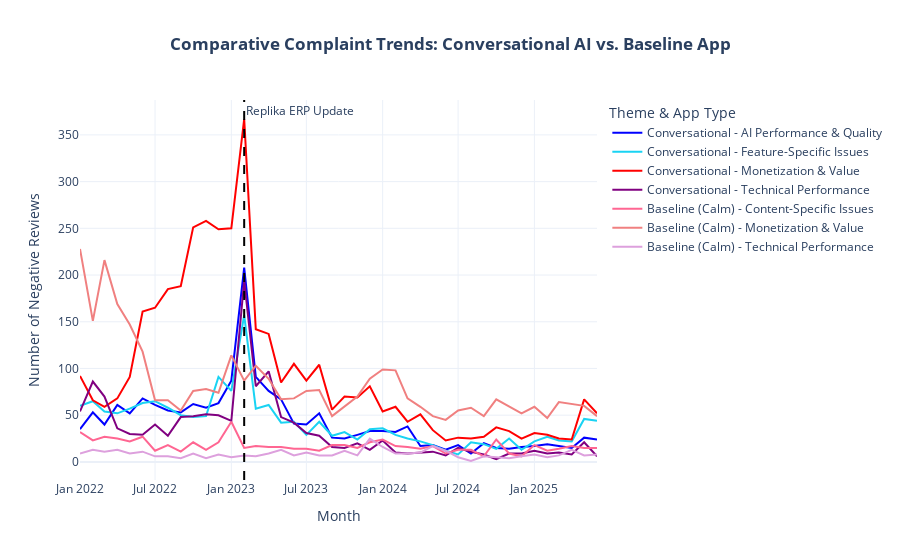

Notebook source saved alongside this figure:
### Code cell
# This assumes you have 'df_conv' and 'df_base' loaded and themed.
# --- The Final Comparative Time Series Chart ---

# 1. Prepare conversational data
df_conv["date"] = pd.to_datetime(df_conv["date"], errors="coerce")
conv_time = df_conv[
    ~df_conv["theme"].isin(["Outliers / Generic", "Other/Misc.", "Uncategorized"])
]
conv_trends = (
    conv_time.groupby([pd.Grouper(key="date", freq="M"), "theme"])
    .size()
    .reset_index(name="review_count")
)
conv_trends["month"] = conv_trends["date"].dt.to_period("M").dt.to_timestamp()
conv_trends["App Type"] = "Conversational"

# 2. Prepare baseline data
df_base["date"] = pd.to_datetime(df_base["date"], errors="coerce")
base_time = df_base[
    ~df_base["theme"].isin(["Outliers / Generic", "Other/Misc.", "Uncategorized"])
]
base_trends = (
    base_time.groupby([pd.Grouper(key="date", freq="M"), "theme"])
    .size()
    .reset_index(name="review_count")
)
base_trends["month"] = base_trends["date"].dt.to_period("M").dt.to_timestamp()
base_trends["App Type"] = "Baseline (Calm)"

# 3. Combine the data
combined_trends = pd.concat([conv_trends, base_trends])

# 4. Create a unique 'series' column for plotting
combined_trends["series"] = (
    combined_trends["App Type"] + " - " + combined_trends["theme"]
)

# 5. Create the Visualization
fig_comp_time = px.line(
    combined_trends,
    x="month",
    y="review_count",
    color="series",  # Plot each combination as a separate line
    title="<b>Comparative Complaint Trends: Conversational AI vs. Baseline App</b>",
    labels={"month": "Month", "review_count": "Number of Negative Reviews"},
    template="plotly_white",
    # Use a custom color map to group related themes visually
    color_discrete_map={
        "Conversational - Monetization & Value": "red",
        "Baseline (Calm) - Monetization & Value": "lightcoral",
        "Conversational - Technical Performance": "purple",
        "Baseline (Calm) - Technical Performance": "plum",
        "Conversational - AI Performance & Quality": "blue",
    },
)

# Add the key annotation
fig_comp_time.add_vline(
    x=pd.to_datetime("2023-02-01").timestamp() * 1000,
    line_dash="dash",
    line_color="black",
    annotation_text="Replika ERP Update",
)

fig_comp_time.update_layout(title_x=0.5, legend_title_text="Theme & App Type")
fig_comp_time.show()
